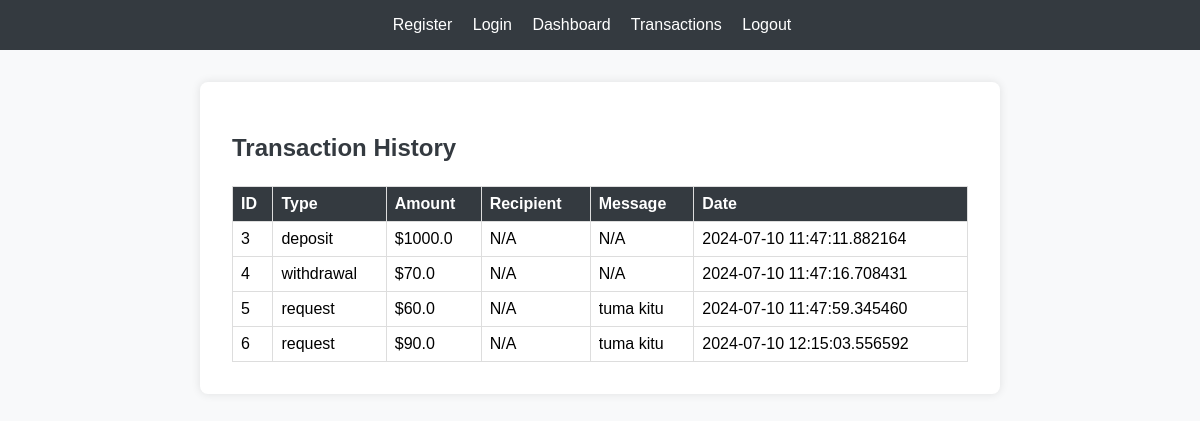
The page /transactions (signed in) on the database as committed earlier.
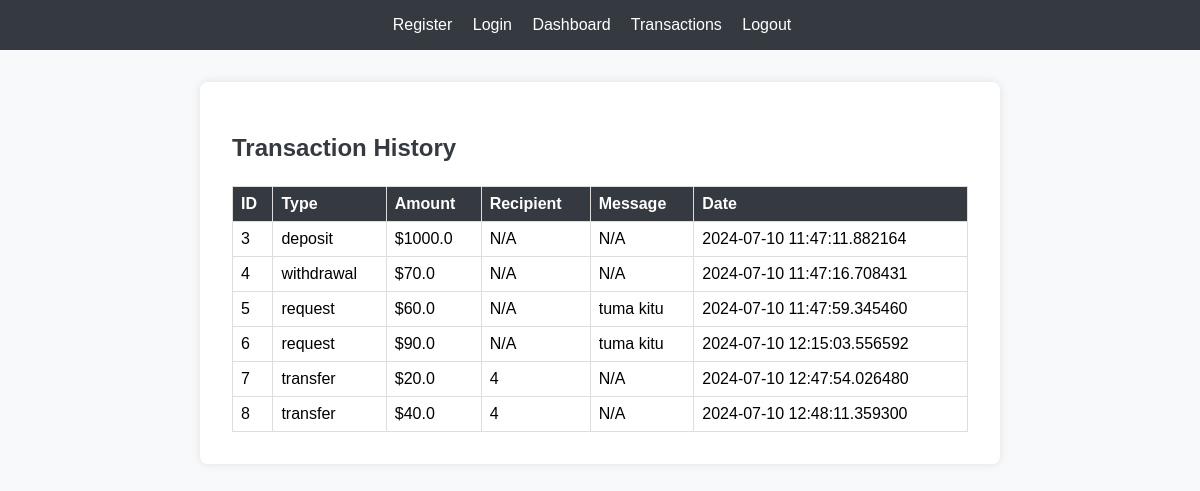
The same page on the database as committed later.
### models.py (models this page shows)
class Transaction(db.Model):
    id = db.Column(db.Integer, primary_key=True)
    user_id = db.Column(db.Integer, db.ForeignKey('user.id'), nullable=False)
    amount = db.Column(db.Float, nullable=False)
    type = db.Column(db.String(50), nullable=False)  # 'deposit', 'withdrawal', 'transfer', 'request'
    recipient_id = db.Column(db.Integer, nullable=True)  # For peer-to-peer payments
    message = db.Column(db.String(255), nullable=True)  # For money requests
    date = db.Column(db.DateTime, default=datetime.utcnow)

### app.py (the view)
@app.route('/transactions')
@login_required
def transactions():
    transactions = Transaction.query.filter_by(user_id=current_user.id).all()
    return render_template('transactions.html', transactions=transactions)

### app.py (called while the page is built)
@login_manager.user_loader
def load_user(user_id):
    return User.query.get(int(user_id))

### models.py (called while the page is built)
    @property
    def is_authenticated(self):
        return True

### templates/transactions.html
{% extends "base.html" %}
{% block content %}
<div class="transaction-container">
    <h2>Transaction History</h2>
    <table class="transaction-table">
        <thead>
            <tr>
                <th>ID</th>
                <th>Type</th>
                <th>Amount</th>
                <th>Recipient</th>
                <th>Message</th>
                <th>Date</th>
            </tr>
        </thead>
        <tbody>
            {% for transaction in transactions %}
            <tr>
                <td>{{ transaction.id }}</td>
                <td>{{ transaction.type }}</td>
                <td>${{ transaction.amount }}</td>
                <td>{% if transaction.recipient_id %}{{ transaction.recipient_id }}{% else %}N/A{% endif %}</td>
                <td>{% if transaction.message %}{{ transaction.message }}{% else %}N/A{% endif %}</td>
                <td>{{ transaction.date }}</td>
            </tr>
            {% endfor %}
        </tbody>
    </table>
</div>
{% endblock %}

### templates/base.html (shortened to what this page needs)
<!DOCTYPE html>
<html lang="en">
<head>
    <link rel="stylesheet" href="{{ url_for('static', filename='styles.css') }}">
</head>
<body>
    <nav>
        <a href="{{ url_for('register') }}">Register</a>
        <a href="{{ url_for('login') }}">Login</a>
        {% if current_user.is_authenticated %}
            <a href="{{ url_for('dashboard') }}">Dashboard</a>
            <a href="{{ url_for('transactions') }}">Transactions</a>
            <a href="{{ url_for('logout') }}">Logout</a>
        {% endif %}
    </nav>
    <div class="content">
        {% block content %}{% endblock %}
    </div>
</body>
</html>

### static/styles.css (style rules this page uses)
body { font-family: Arial, sans-serif; background-color: #f8f9fa; margin: 0; padding: 0; }
nav { background-color: #343a40; padding: 1em; text-align: center; }
nav a { color: white; margin-right: 1em; text-decoration: none; }
.content { padding: 2em; max-width: 800px; margin: 0 auto; }
.form-container, .dashboard-container, .transaction-container { background: white; padding: 2em; border-radius: 8px; box-shadow: 0 0 10px rgba(0, 0, 0, 0.1); margin-bottom: 2em; }
.form-container h2, .dashboard-container h2, .transaction-container h2 { margin-bottom: 1em; color: #343a40; }
.transaction-table { width: 100%; border-collapse: collapse; margin-top: 1em; }
.transaction-table th, .transaction-table td { border: 1px solid #ddd; padding: 8px; text-align: left; }
.transaction-table th { background-color: #343a40; color: white; }

Rows that differ between the two databases and show on the page:
added Transaction: shows "N/A"
added Transaction: shows "N/A"
